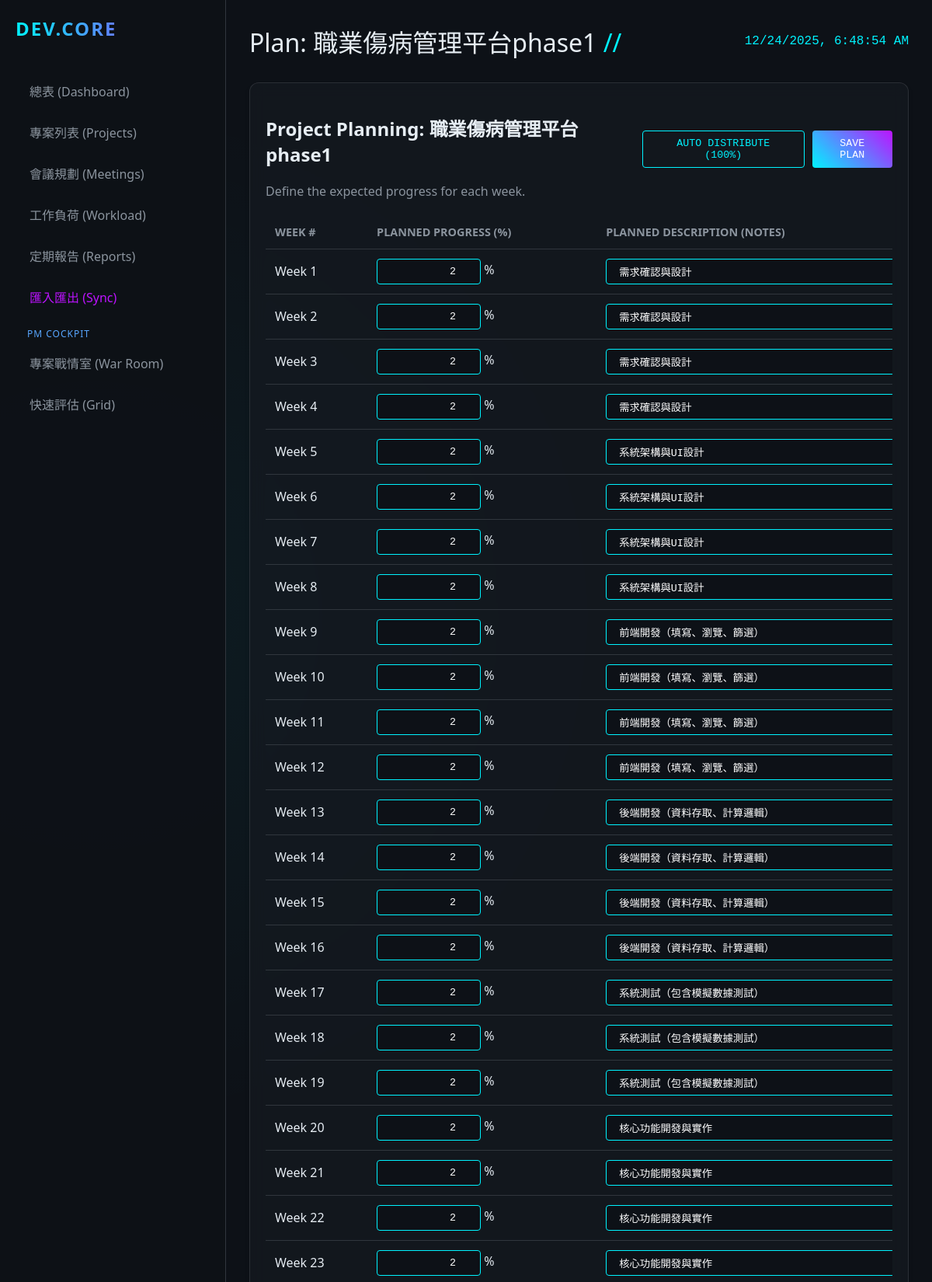
The app's page /projects/3/planning (upper part) with its own data.
### app/models.py (models this page shows)
class Project(Base):
    __tablename__ = "projects"
    id = Column(Integer, primary_key=True, index=True)
    name = Column(String, index=True)
    cft_unit = Column(String, index=True)  # Which CFT requested it
    request_unit = Column(String, nullable=True) # Demand Contact Unit
    year = Column(Integer, index=True)
    duration_weeks = Column(Integer, default=12) # New field
    status = Column(String, default="Planning") # Planning, Development, Testing, Complete
    progress = Column(Integer, default=0) # 0-100
    description = Column(Text, nullable=True)
    start_date = Column(Date, nullable=True)
    end_date = Column(Date, nullable=True)
    closure_date = Column(Date, nullable=True) # Date moved to maintenance
    kickoff_date = Column(Date, nullable=True)
    meeting_day = Column(String, nullable=True) # Mon, Tue, Wed, Thu, Fri
    meeting_time = Column(String, nullable=True) # HH:MM
    lead_engineer_id = Column(Integer, ForeignKey("engineers.id"), nullable=True)
    lead_engineer = relationship("Engineer", back_populates="projects")
    updates = relationship("ProjectUpdate", back_populates="project", cascade="all, delete-orphan")
    weekly_progress = relationship("WeeklyProgress", back_populates="project", cascade="all, delete-orphan")
    logs = relationship("ProjectLog", back_populates="project", order_by="desc(ProjectLog.created_at)", cascade="all, delete-orphan")
    maintenance_logs = relationship("MaintenanceLog", back_populates="project", order_by="desc(MaintenanceLog.log_date)", cascade="all, delete-orphan")
    sprints = relationship("Sprint", back_populates="project", cascade="all, delete-orphan")
    tasks = relationship("Task", back_populates="project", cascade="all, delete-orphan")

class WeeklyProgress(Base):
    __tablename__ = "weekly_progress"
    id = Column(Integer, primary_key=True, index=True)
    project_id = Column(Integer, ForeignKey("projects.id"))
    week_number = Column(Integer)
    year = Column(Integer)
    planned_progress = Column(Integer, default=0) # Percentage 0-100
    actual_progress = Column(Integer, default=0) # Percentage 0-100
    planned_description = Column(String)
    actual_description = Column(String, nullable=True)
    actual_hours = Column(Float, default=0.0)
    meeting_date = Column(Date, nullable=True) # Actual date of the meeting/log
    meeting_id = Column(Integer, ForeignKey("meetings.id"), nullable=True) # Linked meeting for verification
    project = relationship("Project", back_populates="weekly_progress")
    meeting = relationship("Meeting")

### app/main.py (the view)
@app.get("/projects/{project_id}/planning", response_class=HTMLResponse)
async def project_planning(request: Request, project_id: int, db: Session = Depends(get_db)):
    project = db.query(models.Project).filter(models.Project.id == project_id).first()
    if not project:
         return HTMLResponse("Project not found", status_code=404)
    weekly_data = db.query(models.WeeklyProgress).filter(models.WeeklyProgress.project_id == project_id).order_by(models.WeeklyProgress.week_number).all()
    safe_weekly_data = []
    for w in weekly_data:
        d = w.__dict__.copy()
        if "_sa_instance_state" in d:
            del d["_sa_instance_state"]
        for k, v in d.items():
            if isinstance(v, (date, datetime)):
                d[k] = str(v)
        safe_weekly_data.append(d)
    return templates.TemplateResponse("project_planning.html", {
        "request": request,
        "page_title": f"Plan: {project.name}",
        "project": project,
        "weekly_data": safe_weekly_data
    })

### templates/project_planning.html (shortened to what this page needs)
{% extends "base.html" %}
{% block content %}
<div class="card">
    <div style="display: flex; justify-content: space-between; align-items: center; margin-bottom: 20px;">
        <div>
            <h2>Project Planning: {{ project.name }}</h2>
            <div style="color: var(--text-secondary);">Define the expected progress for each week.</div>
        </div>
        <div style="gap: 10px; display: flex;">
            <button class="btn" onclick="autoDistribute()">Auto Distribute (100%)</button>
            <button class="btn btn-primary" onclick="savePlan()">Save Plan</button>
        </div>
    </div>
    <div style="max-height: 70vh; overflow-y: auto;">
        <table id="planningTable">
            <thead>
                <tr>
                    <th>Week #</th>
                    <th>Planned Progress (%)</th>
                    <th>Planned Description (Notes)</th>
                </tr>
            </thead>
            <tbody>
                {% for week in weekly_data %}
                <tr data-week="{{ week.week_number }}" data-year="{{ week.year }}">
                    <td>Week {{ week.week_number }}</td>
                    <td>
                        <input type="number" class="plan-input btn" style="width: 100px; text-align: right;"
                            value="{{ week.planned_progress }}" min="0" max="100"> %
                    </td>
                    <td>
                        <input type="text" class="plan-desc-input btn" style="width: 100%; text-align: left;"
                            value="{{ week.planned_description or '' }}" placeholder="e.g. Kickoff meeting">
                    </td>
                </tr>
                {% endfor %}
            </tbody>
        </table>
    </div>
</div>
{% endblock %}

### static/css/style.css (style rules this page uses)
:root { --bg-color: #0d1117; --card-bg: rgba(22, 27, 34, 0.7); --text-primary: #e6edf3; --text-secondary: #8b949e; --accent-cyan: #00f3ff; --accent-purple: #bc13fe; --border-color: #30363d; --glass-border: 1px solid rgba(255, 255, 255, 0.1); }
body { background-color: var(--bg-color); color: var(--text-primary); font-family: 'Segoe UI', Roboto, Helvetica, Arial, sans-serif; margin: 0; padding: 0; overflow-x: hidden; background-image: radial-gradient(circle at 10% 20%, rgba(0, 243, 255, 0.05) 0%, transparent 20%), radial-gradient(circle at 90% 80%, rgba(188, 19, 254, 0.05) 0%, transparent 20%); }
.card { background: var(--card-bg); border: var(--glass-border); border-radius: 12px; padding: 20px; backdrop-filter: blur(10px); margin-bottom: 20px; box-shadow: 0 4px 6px rgba(0, 0, 0, 0.1); }
.btn { background: transparent; border: 1px solid var(--accent-cyan); color: var(--accent-cyan); padding: 8px 16px; border-radius: 4px; cursor: pointer; transition: all 0.3s ease; font-family: 'Courier New', monospace; text-transform: uppercase; }
.btn-primary { background: linear-gradient(45deg, var(--accent-cyan), var(--accent-purple)); border: none; color: white; }
table { width: 100%; border-collapse: collapse; }
th, td { padding: 12px; text-align: left; border-bottom: 1px solid var(--border-color); }
th { color: var(--text-secondary); font-size: 0.9em; text-transform: uppercase; }
input, textarea, select { background-color: rgba(13, 17, 23, 0.8) !important; color: #ffffff !important; border: 1px solid var(--accent-cyan); padding: 8px; border-radius: 4px; font-family: inherit; }

### records on screen
Project: name "職業傷病管理平台phase1"
WeeklyProgress: week_number "1", planned_progress "2", planned_description "需求確認與設計"
WeeklyProgress: week_number "2", planned_progress "2", planned_description "需求確認與設計"
WeeklyProgress: week_number "3", planned_progress "2", planned_description "需求確認與設計"
WeeklyProgress: week_number "4", planned_progress "2", planned_description "需求確認與設計"
WeeklyProgress: week_number "5", planned_progress "2", planned_description "系統架構與UI設計"
WeeklyProgress: week_number "6", planned_progress "2", planned_description "系統架構與UI設計"
WeeklyProgress: week_number "7", planned_progress "2", planned_description "系統架構與UI設計"
WeeklyProgress: week_number "8", planned_progress "2", planned_description "系統架構與UI設計"
WeeklyProgress: week_number "9", planned_progress "2", planned_description "前端開發（填寫、瀏覽、篩選）"
WeeklyProgress: week_number "10", planned_progress "2", planned_description "前端開發（填寫、瀏覽、篩選）"
WeeklyProgress: week_number "11", planned_progress "2", planned_description "前端開發（填寫、瀏覽、篩選）"
WeeklyProgress: week_number "12", planned_progress "2", planned_description "前端開發（填寫、瀏覽、篩選）"
WeeklyProgress: week_number "13", planned_progress "2", planned_description "後端開發（資料存取、計算邏輯）"
WeeklyProgress: week_number "14", planned_progress "2", planned_description "後端開發（資料存取、計算邏輯）"
WeeklyProgress: week_number "15", planned_progress "2", planned_description "後端開發（資料存取、計算邏輯）"
WeeklyProgress: week_number "16", planned_progress "2", planned_description "後端開發（資料存取、計算邏輯）"
WeeklyProgress: week_number "17", planned_progress "2", planned_description "系統測試（包含模擬數據測試）"
WeeklyProgress: week_number "18", planned_progress "2", planned_description "系統測試（包含模擬數據測試）"
WeeklyProgress: week_number "19", planned_progress "2", planned_description "系統測試（包含模擬數據測試）"
WeeklyProgress: week_number "20", planned_progress "2", planned_description "核心功能開發與實作"
WeeklyProgress: week_number "21", planned_progress "2", planned_description "核心功能開發與實作"
WeeklyProgress: week_number "22", planned_progress "2", planned_description "核心功能開發與實作"
WeeklyProgress: week_number "23", planned_progress "2", planned_description "核心功能開發與實作"

### other values on screen
{{ page_title }} "Plan: 職業傷病管理平台phase1"
